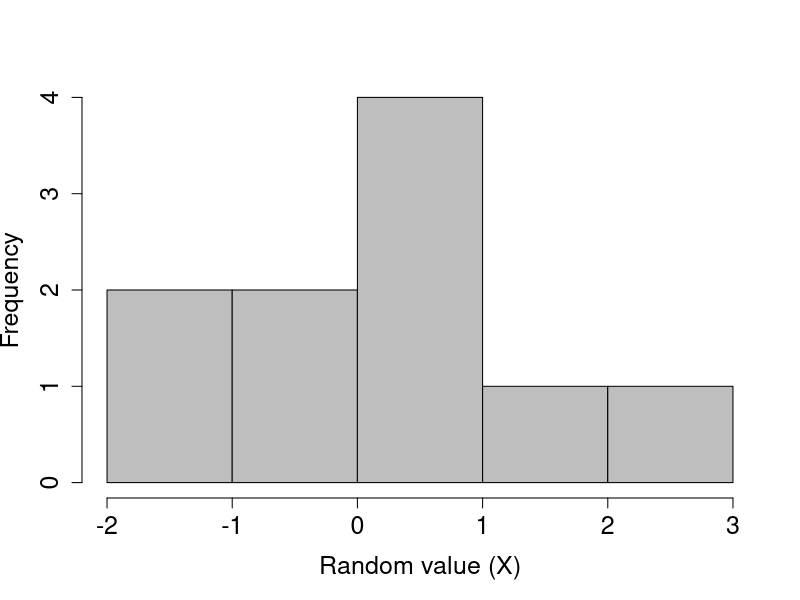
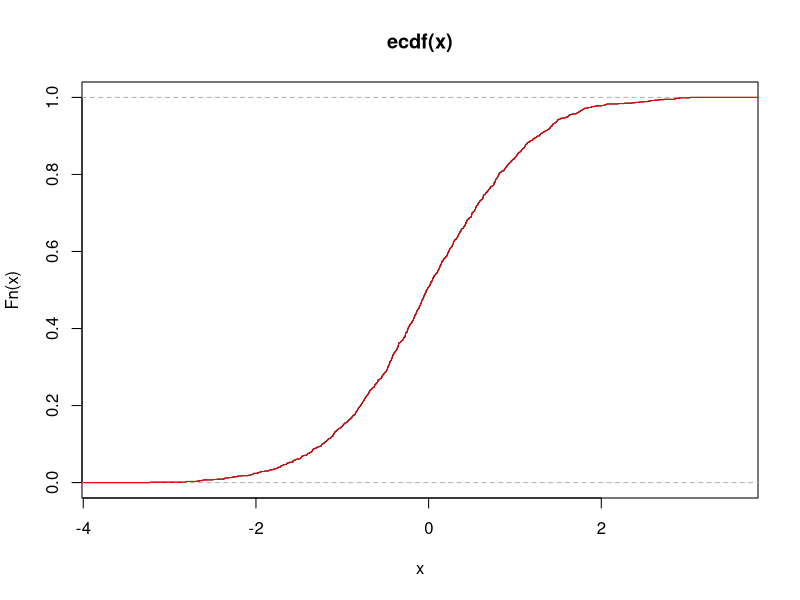

These figures' R source, in order:
#clear global environment
rm(list = ls())

rand_norm <- rnorm(n = 10, mean = 0, sd = 1)

hist(rand_norm, xlab = "Random value (X)", col = "grey",
     main = "", cex.lab = 1.5, cex.axis = 1.5)

qnorm(0.05)
qnorm(0.95)
qnorm(0.975)

monte_carlo_normal <- function(N, sample_size, alpha, mu, sigma){
  count <- 0
  for (i in 1:N ) {
    rand_norm <- rnorm(n = sample_size, mean = mu, sd = sigma)
    CI_lower <- (mean(rand_norm)-(qnorm((1-(alpha/2)))*(sqrt(variance(rand_norm))/sqrt(sample_size))))
    CI_upper <- (mean(rand_norm)+(qnorm((1-(alpha/2)))*(sqrt(variance(rand_norm))/sqrt(sample_size))))
    if (mu >= CI_lower && mu <= CI_upper) {
      count <- count + 1
    }
  }
  coverage <- count/N
}
# As N increases then coverage should converge to 1-alpha by LLN
# Plot the coverage as N increases and as sample size increases

#Empirical Distribution Function implementation
edf <- function(x, increment) {
  out<-numeric(length(increment))
  length <- length(increment) #To stop it from recalculating this in the loop
  for(i in 1:length) {
    indicator <- as.numeric(x<=increment[i])
    out[i] <- sum(indicator)/length(increment)
  }
  out
}

# test to see if the EDF function matches the base R one
x <- rnorm(1000)
plot(ecdf(x))
lines(seq(-4, 4, length=1000), 
      edf(x, seq(-4, 4, length=1000)), 
      col='red')

#Sampling from data with replacement, returns an n length vector
sample_edf <- function(x, n){ 
  out <- rep(0, n)
  #+1 added to upper-bound since we floor the random number
  values <- floor(runif(n, min = 1, max = length(x)+1))
  for (i in 1:n){
    out[i] <- x[values[i]]
  }
  return(out)
}

#Makes bootstrap sample as a B by n matrix
make_boot_sample <- function(x, n, B){ 
  out <- matrix(0, nrow = B, ncol = n)
  for (b in 1:B){
    out[b,] <- sample_edf(x, n)
  }
  return(out)
}

#Performs a Block Bootstrap Sample, returns a n length vector
block_sampler <- function(x, n, k) {
  n_b <- ceiling(n/k) #Number of blocks in sample
  out <- list()
  start_indices <- floor(runif(n_b, min = 1, max = length(x)-k+2)) 
  
  for(i in 1:n_b){
    start <- start_indices[i]
    length_list <- length(out)
    if (length_list + k > n){ #Cuts off the last block
      out <- append(out, x[start:(start+n-length_list-1)])
      return(unlist(out))
    }
    
    else if (length_list == n){ #As a fail-safe
      return(unlist(out))
    }
    
    else { #Adds block to list
      test <- x[start:(start+k-1)]
      out <- append(out, x[start:(start+k-1)])
    }
  }
  
  return(unlist(out))
}

#Makes the block sample as a B by n matrix
make_block_sample <- function(x, n, k, B){
  out <- matrix(0, nrow = B, ncol = n)
  for (b in 1:B){
    out[b,] <- block_sampler(x, n, k)
  }
  return(out)
}
